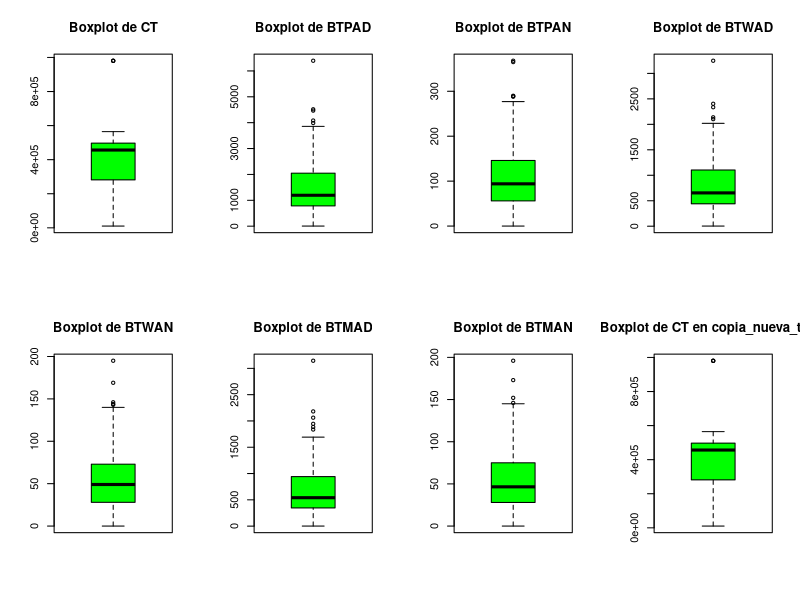
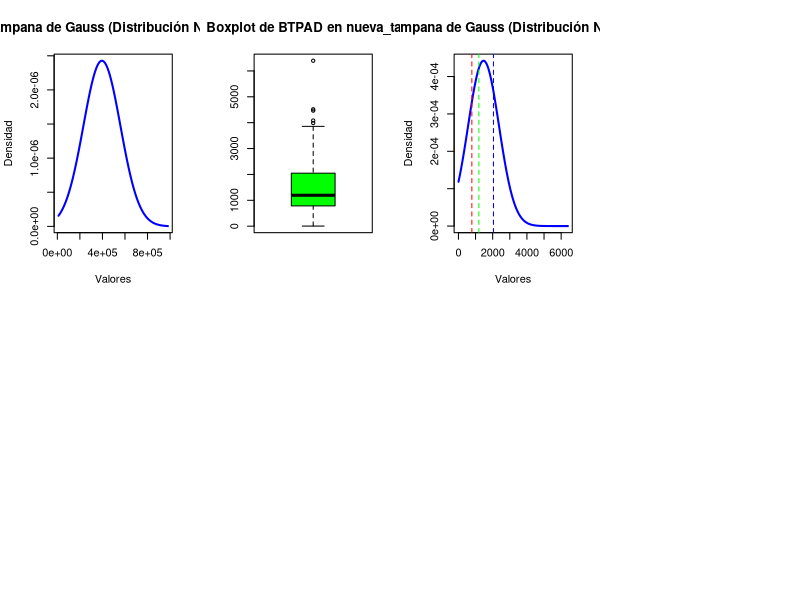
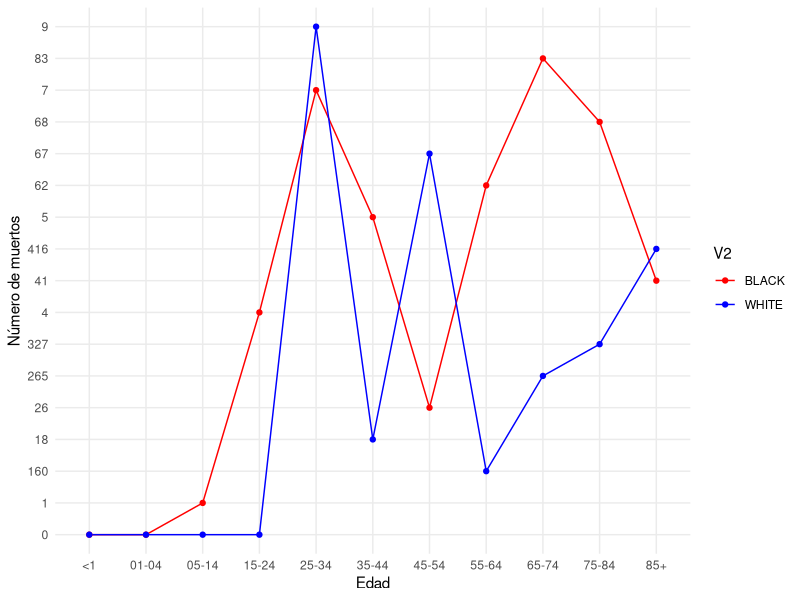
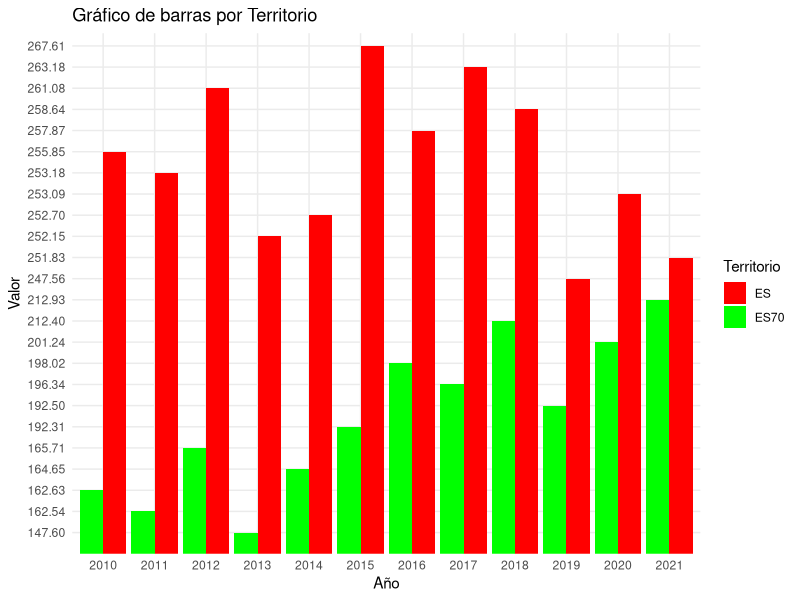
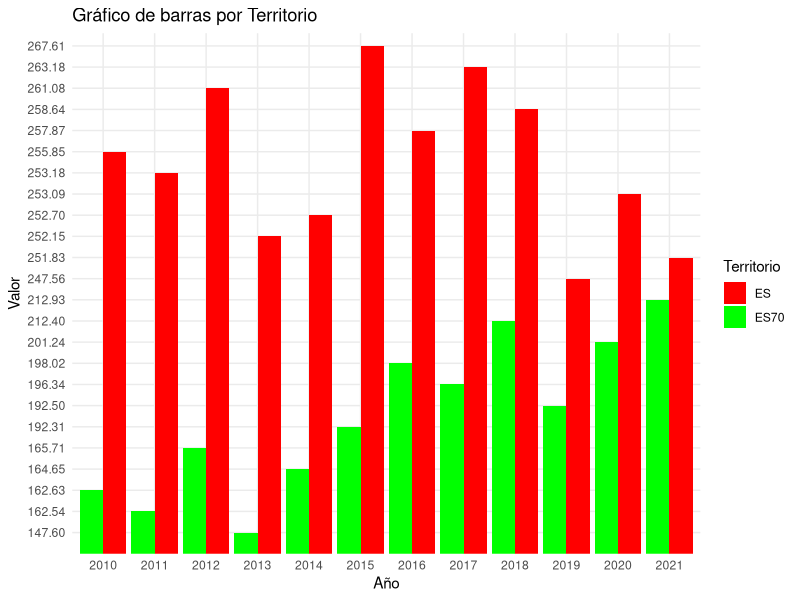

R code for these plots, in order:
## ---- chunk 1
# Lee el archivo CSV
datos <- read.csv("Excels/DiabetesHipertension.csv", header = FALSE, sep = ";")

# Transpone los datos
datos_transpuestos <- t(datos)

# Calcula el número de filas y columnas necesarias
num_filas <- nrow(datos)
num_columnas <- ncol(datos)

# Calcula el número total de elementos y crea un vector con los datos en el orden deseado
nuevo_vector <- unlist(datos_transpuestos)
orden_columnas <- rep(1:num_columnas, each = num_filas)
orden_filas <- rep(1:num_filas, times = num_columnas)
orden_final <- order(orden_columnas, orden_filas)

# Crea un nuevo marco de datos con la distribución rotativa
nueva_tabla <- data.frame(matrix(nuevo_vector[orden_final], ncol = num_columnas, byrow = TRUE))

# Asigna los nombres de las columnas con la primera fila
colnames(nueva_tabla) <- as.character(datos[1, ])

# Elimina la primera fila (que ahora es la cabecera de las columnas)
nueva_tabla <- nueva_tabla[-1, ]

# Muestra el resultado
print(nueva_tabla)
## ---- chunk 2
# Suponiendo que copia_nueva_tabla es tu tabla original
copia_nueva_tabla <- as.data.frame(lapply(nueva_tabla, as.numeric))

print(copia_nueva_tabla)
## ---- chunk 3
# Convertir las columnas de la tabla a formato numérico
copia_nueva_tabla_num <- as.data.frame(lapply(copia_nueva_tabla, as.numeric))

# Generar boxplots para cada columna
par(mfrow = c(2, 4))  # Configurar el diseño de la gráfica (2 filas x 4 columnas)
for (col in names(copia_nueva_tabla_num)) {
  boxplot(copia_nueva_tabla_num[[col]], col = "green", main = paste("Boxplot de", col))
}

## ---- chunk 4
# Eliminar caracteres no numéricos o espacios en blanco en la columna "CT"
copia_nueva_tabla$CT <- gsub("[^0-9.]", "", copia_nueva_tabla$CT)

# Convertir a valores numéricos
copia_nueva_tabla$CT <- as.numeric(copia_nueva_tabla$CT)

# Generar un boxplot para la columna "CT" de la tabla 'copia_nueva_tabla'
boxplot(copia_nueva_tabla$CT, col = "green", main = "Boxplot de CT en copia_nueva_tabla")

# Obtener los datos de la columna CT de copia_nueva_tabla
datos <- copia_nueva_tabla$CT

# Calcular la media y desviación estándar de los datos
media <- mean(datos)
desviacion <- sd(datos)

# Generar datos para la campana de Gauss
x <- seq(min(datos), max(datos), length.out = 1000)  # Valores x para la curva de la campana de Gauss
densidad <- dnorm(x, mean = media, sd = desviacion)  # Calcula los valores de densidad en la distribución normal

# Graficar la campana de Gauss
plot(x, densidad, type = "l", col = "blue", lwd = 2,
     main = "Campana de Gauss (Distribución Normal)", 
     xlab = "Valores", ylab = "Densidad")


## ---- chunk 5
# Eliminar caracteres no numéricos o espacios en blanco
nueva_tabla$BTPAD <- gsub("[^0-9.]", "", nueva_tabla$BTPAD)

# Convertir a valores numéricos
nueva_tabla$BTPAD <- as.numeric(nueva_tabla$BTPAD)

# Genera un boxplot para la columna "BTPAD" de la tabla 'nueva_tabla'
boxplot(nueva_tabla$BTPAD, col = "green", main = "Boxplot de BTPAD en nueva_tabla")

# Obtener los datos de la columna BTPAD de nueva_tabla
datos <- nueva_tabla$BTPAD

# Calcular la media y desviación estándar de los datos
media <- mean(datos)
desviacion <- sd(datos)

# Generar datos para la campana de Gauss
x <- seq(min(datos), max(datos), length.out = 1000)  # Valores x para la curva de la campana de Gauss
densidad <- dnorm(x, mean = media, sd = desviacion)  # Calcula los valores de densidad en la distribución normal

# Graficar la campana de Gauss
plot(x, densidad, type = "l", col = "blue", lwd = 2,
     main = "Campana de Gauss (Distribución Normal)", 
     xlab = "Valores", ylab = "Densidad")

# Calcular los percentiles 25, 50 y 75 en los datos
percentiles <- quantile(datos, c(0.25, 0.5, 0.75))

# Graficar líneas verticales en los percentiles
abline(v = percentiles, col = c("red", "green", "blue"), lty = 2)



## ---- chunk 6
# Lee el archivo CSV
datos <- read.csv("Excels/mortality_county_all.csv", header = FALSE, sep = ",")

# Filtrar filas que comienzan con "Diabetes" en la primera columna
datos_filtrados <- datos[grep("Diabetes", datos$V1), ]

# Mostrar el resultado
print(datos_filtrados)


## ---- chunk 7
library(ggplot2)
library(dplyr)

# Ordenar datos por la columna V4 en orden ascendente
datos_filtrados <- datos_filtrados %>% 
  arrange(V4)

# Convertir V3 a factor para evitar errores si es numérico
datos_filtrados$V3 <- as.factor(datos_filtrados$V3)

ggplot(datos_filtrados, aes(x = V3, y = V4, color = V2, group = V2)) +
  geom_line() +
  geom_point() +
  labs(x = "Edad", y = "Número de muertos") +
  scale_color_manual(values = c("BLACK" = "red", "WHITE" = "blue")) +
  theme_minimal()


## ---- chunk 8
library(ggplot2)
# Lee el archivo CSV
datos <- read.csv("Excels/Cardiovascular.csv", header = FALSE, sep = ",")

# Transpone los datos
datos_transpuestos <- t(datos)

# Calcula el número de filas y columnas necesarias
num_filas <- nrow(datos)
num_columnas <- ncol(datos)

# Calcula el número total de elementos y crea un vector con los datos en el orden deseado
nuevo_vector <- unlist(datos_transpuestos)
orden_columnas <- rep(1:num_columnas, each = num_filas)
orden_filas <- rep(1:num_filas, times = num_columnas)
orden_final <- order(orden_columnas, orden_filas)

# Crea un nuevo marco de datos con la distribución rotativa
nueva_tabla <- data.frame(matrix(nuevo_vector[orden_final], ncol = num_columnas, byrow = TRUE))

# Asigna los nombres de las columnas con la primera fila
colnames(nueva_tabla) <- as.character(datos[1, ])

# Elimina la primera fila (que ahora es la cabecera de las columnas)
nueva_tabla <- nueva_tabla[-1, ]

# Filtrar las filas que tienen "Serie A" en la columna "Serie"
nueva_tabla_filtrada <- subset(nueva_tabla, nueva_tabla$Serie == "Serie A")

# Muestra el resultado
print(nueva_tabla_filtrada)


## ---- chunk 9
# Cargar la biblioteca ggplot2

library(ggplot2)

# Resto de tu código
grafico <- ggplot(nueva_tabla_filtrada, aes(x = Year, y = Value, fill = Territorio)) +
  geom_bar(stat = "identity", position = "dodge") +
  labs(title = "Gráfico de barras por Territorio",
       x = "Año",
       y = "Valor") +
  scale_fill_manual(values = c("ES" = "red", "ES70" = "green")) +
  theme_minimal()

# Muestra el gráfico
print(grafico)

# Gráfica de barras
grafico <- ggplot(nueva_tabla_filtrada, aes(x = Year, y = Value, fill = Territorio)) +
  geom_bar(stat = "identity", position = "dodge") +
  labs(title = "Gráfico de barras por Territorio",
       x = "Año",
       y = "Valor") +
  scale_fill_manual(values = c("ES" = "red", "ES70" = "green")) +
  theme_minimal()

# Muestra el gráfico
print(grafico)
